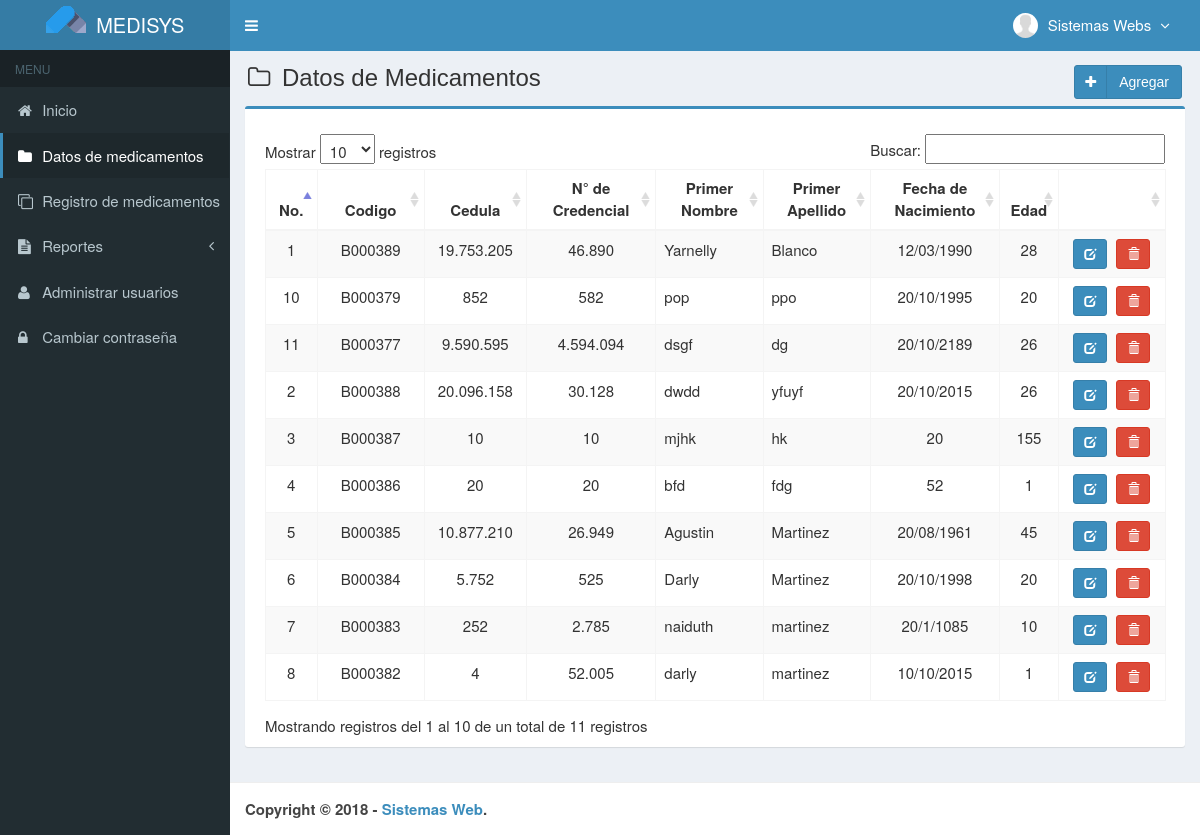
Before: /main.php?module=medicines (signed in) with the older database file.
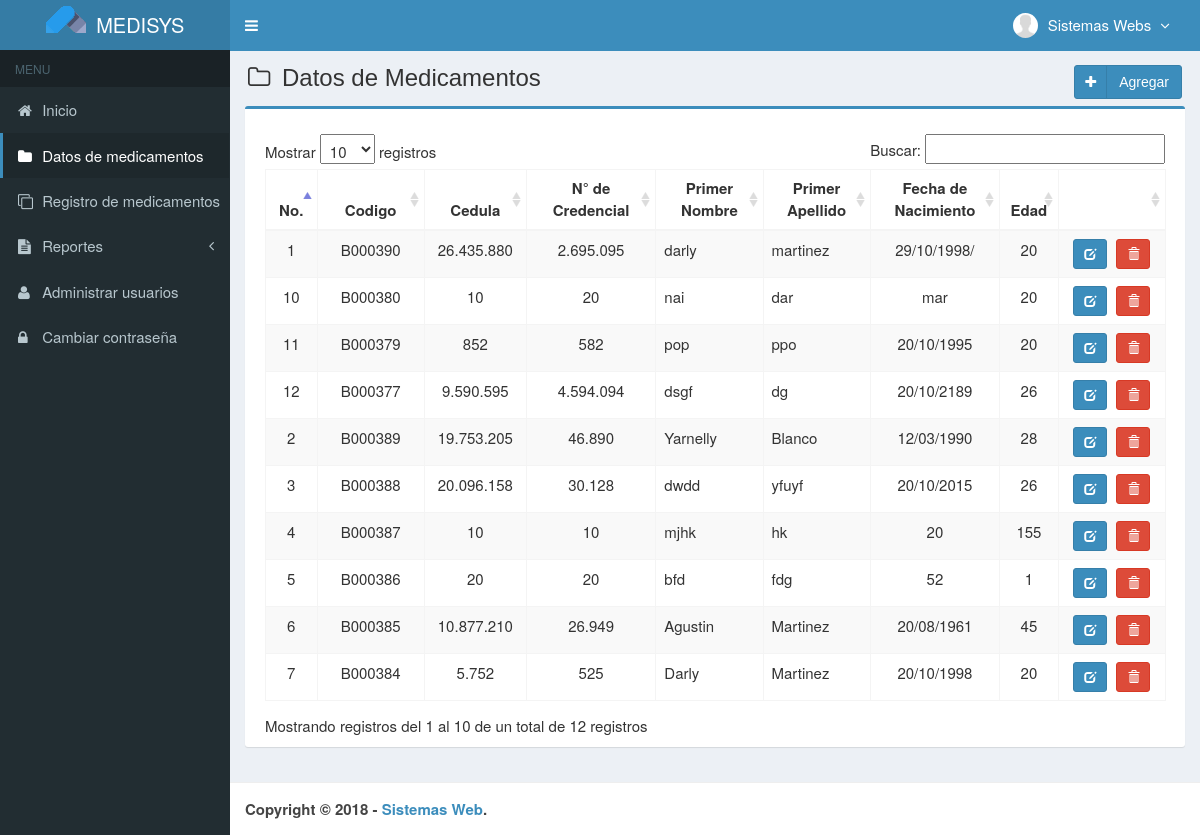
After: the same page with the newer database file.
### tables this page shows
CREATE TABLE `medicamentos` (
  `codigo` varchar(7) NOT NULL,
  `nombre` varchar(50) NOT NULL,
  `precio_compra` int(11) NOT NULL,
  `precio_venta` int(11) NOT NULL,
  `unidad` varchar(20) NOT NULL,
  `stock` int(11) NOT NULL,
  `created_user` int(3) NOT NULL,
  `created_date` timestamp NOT NULL DEFAULT CURRENT_TIMESTAMP,
  `updated_user` int(3) NOT NULL,
  `updated_date` timestamp NOT NULL DEFAULT CURRENT_TIMESTAMP ON UPDATE CURRENT_TIMESTAMP,
  `p_nombre` varchar(50) NOT NULL,
  `cedula` int(10) NOT NULL,
  `credencial` int(20) NOT NULL,
  `p_apellido` varchar(50) NOT NULL,
  `fec_nac` varchar(50) NOT NULL,
  `edad` int(3) NOT NULL,
  `s_nombre` varchar(50) NOT NULL,
  `s_apellido` varchar(50) NOT NULL,
  `rif` int(15) NOT NULL,
  `genero` int(11) NOT NULL,
  `tel_cel` int(11) NOT NULL,
  `tel_hab` int(11) NOT NULL
);

### config/fungsi_rupiah.php (called while the page is built, shortened)
<?php
function format_rupiah($angka){
  $rupiah=number_format($angka,0,',','.');
  return $rupiah;
}
?>

### modules/medicines/view.php (the view, shortened to what this page needs)
<section class="content-header">
  <h1>
    <i class="fa fa-folder-o icon-title"></i> Datos de Medicamentos
    <a class="btn btn-primary btn-social pull-right" href="?module=form_medicines&form=add" title="agregar" data-toggle="tooltip">
      <i class="fa fa-plus"></i> Agregar
    </a>
  </h1>
</section>
<section class="content">
  <div class="row">
    <div class="col-md-12">
      <div class="box box-primary">
        <div class="box-body">
          <table id="dataTables1" class="table table-bordered table-striped table-hover">
            <thead>
              <tr>
                <th class="center">No.</th>
                <th class="center">Codigo</th>
                <th class="center">Cedula</th>
                <th class="center">N° de Credencial</th>
                <th class="center">Primer Nombre</th>
                <th class="center">Primer Apellido</th>
                <th class="center">Fecha de Nacimiento</th>
                <th class="center">Edad</th>
                <th></th>
              </tr>
            </thead>
            <tbody>
            <?php
            $no = 1;
            $query = mysqli_query($mysqli, "SELECT codigo,cedula,credencial,p_apellido,p_nombre,fec_nac,edad FROM medicamentos ORDER BY codigo DESC")
                                            or die('error: '.mysqli_error($mysqli));
            while ($data = mysqli_fetch_assoc($query)) {
              $cedula = format_rupiah($data['cedula']);
              $credencial = format_rupiah($data['credencial']);
              echo "<tr>
                      <td width='30' class='center'>$no</td>
                      <td width='80' class='center'>$data[codigo]</td>
                      <td width='70' align='center'>$cedula</td>
                      <td width='100' align='center'>$credencial</td>
                      <td width='80' align='left'>$data[p_nombre]</td>
                      <td width='80' align='left'>$data[p_apellido]</td>
                      <td width='100' align='center'>$data[fec_nac]</td>
                      <td width='20' align='center'>$data[edad]</td>
                      <td class='center' width='80'>
                      <div>
                      <a data-toggle='tooltip' data-placement='top' title='modificar' style='margin-right:5px' class='btn btn-primary btn-sm' href='?module=form_medicines&form=edit&id=$data[codigo]'>
                          <i style='color:#fff' class='glyphicon glyphicon-edit'></i>
                      </a>";
            ?>
                          <a data-toggle="tooltip" data-placement="top" title="Eliminar" class="btn btn-danger btn-sm" href="modules/medicines/proses.php?act=delete&id=<?php echo $data['codigo'];?>" onclick="return confirm('estas seguro de eliminar <?php echo $data['p_nombre']; ?> ?');">
                              <i style="color:#fff" class="glyphicon glyphicon-trash"></i>
                          </a>
            <?php
              echo "    </div>
                      </td>
                    </tr>";
              $no++;
            }
            ?>
            </tbody>
          </table>
        </div>
      </div>
    </div>
  </div>
</section><!-- /.content

Changed rows visible on the page:
no longer on this page (row edited): medicamentos: codigo "B000383", cedula "252", credencial "2.785", p_nombre "naiduth", p_apellido "martinez", fec_nac "20/1/1085", edad "10"
no longer on this page (row edited): medicamentos: codigo "B000382", cedula "4", credencial "52.005", p_nombre "darly", p_apellido "martinez", fec_nac "10/10/2015", edad "1"
added medicamentos: codigo "B000390", cedula "26.435.880", credencial "2.695.095", p_nombre "darly", p_apellido "martinez", fec_nac "29/10/1998/", edad "20"
now on this page (row edited): medicamentos: codigo "B000380", cedula "10", credencial "20", p_nombre "nai", p_apellido "dar", fec_nac "mar", edad "20"
Other visible differences:
text written by a page script: "Mostrar registros Buscar: Mostrando registros del 1 al 10 de un total de 11 registros" → "Mostrar registros Buscar: Mostrando registros del 1 al 10 de un total de 12 registros"
